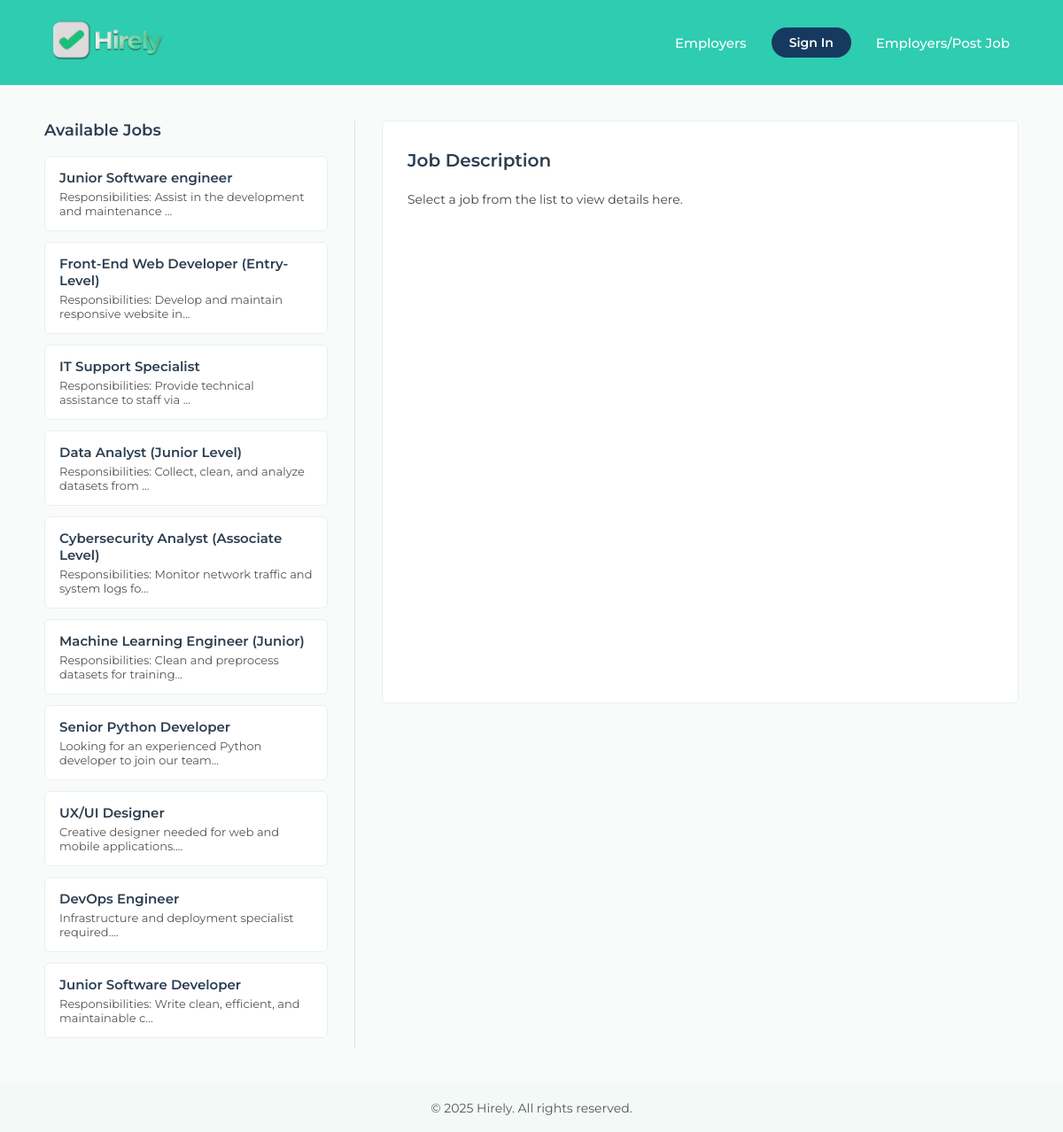
The page / on the database its author committed.
### app/models.py (models this page shows, shortened)
class Job(db.Model):
    __tablename__ = 'jobs'
    id = db.Column(db.Integer, primary_key=True)
    role = db.Column(db.String(100), nullable=False)
    description = db.Column(db.Text, nullable=False)
    cluster_id = db.Column(db.Integer)
    is_active = db.Column(db.Boolean, default=True)
    created_at = db.Column(db.DateTime, default=datetime.utcnow)
    created_by = db.Column(db.Integer, db.ForeignKey('users.id'), nullable=False)
    applications = db.relationship('Application', backref='job', lazy=True)
    creator = db.relationship('User', backref='jobs_created', lazy=True)

### app/routes/main.py (the view)
@main_bp.route('/')
def index():
    jobs = Job.query.filter_by(is_active=True).all()
    return render_template('index.html', jobs=jobs)

### app/templates/index.html (shortened to what this page needs)
<!DOCTYPE html>
<html lang="en">
<head>
</head>
<body>
  <header>
    <div class="logo">
      <img src="/static/hirely_logo.png" alt="Hirely Logo">
    </div>
    <nav>
      <a href="#">Employers</a>
      <a href="/login" class="signin-btn">Sign In</a>
      <a href="/admin_register">Employers/Post Job</a>
    </nav>
  </header>
  <main>
    <div class="content-wrapper">
      <div class="jobs-list">
        <h2>Available Jobs</h2>
        {% for job in jobs %}
        <div class="job-card"
             data-title="{{ job.role }}"
             data-description="{{ job.description }}"
             onclick="showJobDetails(this.dataset.title, this.dataset.description)">
          <h3>{{ job.role }}</h3>
          <p>{{ job.description[:60] }}...</p>
        </div>
        {% endfor %}
      </div>
      <div class="job-details" id="jobDetails">
        <h2>Job Description</h2>
        <p>Select a job from the list to view details here.</p>
      </div>
    </div>
  </main>
  <footer>
    &copy; 2025 Hirely. All rights reserved.
  </footer>
</body>
</html>

### app/templates/index.html (style rules this page uses)
body { margin: 0; font-family: 'Montserrat', sans-serif; background: #f9fbfa; display: flex; flex-direction: column; min-height: 100vh; }
header { background: #2eccb0; color: #000000; padding: 22px 60px; display: flex; justify-content: space-between; align-items: center; }
.logo { font-size: 26px; font-weight: 700; letter-spacing: 0.5px; }
.logo img { height: 45px; }
nav { display: flex; align-items: center; gap: 28px; }
nav a { color: white; text-decoration: none; font-size: 15px; font-weight: 500; }
.signin-btn { background: #16395f; padding: 8px 20px; border-radius: 20px; color: white; font-size: 14px; font-weight: 600; text-decoration: none; }
main { display: flex; justify-content: center; gap: 30px; padding: 40px 20px; flex: 1; }
.content-wrapper { display: flex; gap: 30px; max-width: 1100px; width: 100%; }
.jobs-list { flex: 1; max-width: 320px; }
.jobs-list h2 { font-size: 18px; font-weight: 600; margin: 0 0 18px; color: #2c3e50; }
.job-card { background: #fff; border: 1px solid #e5f2ef; border-radius: 6px; padding: 14px 16px; margin-bottom: 12px; cursor: pointer; transition: box-shadow 0.2s ease, transform 0.1s ease; }
.job-card h3 { margin: 0 0 4px; font-size: 15px; font-weight: 600; color: #2c3e50; }
.job-card p { margin: 0; font-size: 13px; color: #555; }
.job-details { flex: 2; background: #fff; border: 1px solid #e5f2ef; border-radius: 6px; padding: 28px; max-height: calc(100vh - 200px); overflow-y: auto; line-height: 1.6; }
.job-details h2 { margin-top: 0; font-size: 20px; font-weight: 600; color: #2c3e50; }
.job-details p { font-size: 14px; color: #444; }
footer { text-align: center; padding: 18px; background: #f3f9f7; font-size: 14px; color: #555; margin-top: auto; }

### rows shown on the page
Job: role "Junior Software engineer", description "Responsibilities: Assist in the development and maintenance"
Job: role "Front-End Web Developer (Entry-Level)", description "Responsibilities: Develop and maintain responsive website in"
Job: role "IT Support Specialist", description "Responsibilities: Provide technical assistance to staff via"
Job: role "Data Analyst (Junior Level)", description "Responsibilities: Collect, clean, and analyze datasets from"
Job: role "Cybersecurity Analyst (Associate Level)", description "Responsibilities: Monitor network traffic and system logs fo"
Job: role "Machine Learning Engineer (Junior)", description "Responsibilities: Clean and preprocess datasets for training"
Job: role "Senior Python Developer", description "Looking for an experienced Python developer to join our team"
Job: role "UX/UI Designer", description "Creative designer needed for web and mobile applications."
Job: role "DevOps Engineer", description "Infrastructure and deployment specialist required."
Job: role "Junior Software Developer", description "Responsibilities: Write clean, efficient, and maintainable c"
